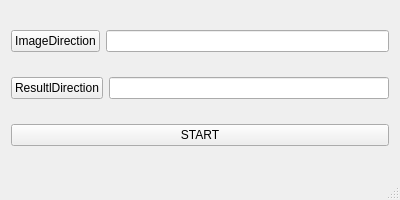
<?xml version="1.0" encoding="UTF-8"?>
<ui version="4.0">
 <class>FeatureMatchingClass</class>
 <widget class="QMainWindow" name="FeatureMatchingClass">
  <property name="geometry">
   <rect>
    <x>0</x>
    <y>0</y>
    <width>400</width>
    <height>200</height>
   </rect>
  </property>
  <property name="minimumSize">
   <size>
    <width>400</width>
    <height>200</height>
   </size>
  </property>
  <property name="maximumSize">
   <size>
    <width>400</width>
    <height>200</height>
   </size>
  </property>
  <property name="windowTitle">
   <string>FeatureMatching</string>
  </property>
  <widget class="QWidget" name="centralWidget">
   <layout class="QHBoxLayout" name="horizontalLayout_4">
    <item>
     <layout class="QVBoxLayout" name="verticalLayout">
      <item>
       <layout class="QHBoxLayout" name="horizontalLayout">
        <item>
         <widget class="QPushButton" name="PUSHBUTTON_IMAGEDIRECTION">
          <property name="text">
           <string>ImageDirection</string>
          </property>
         </widget>
        </item>
        <item>
         <widget class="QLineEdit" name="LINEEDIT_IMAGEDIRECTION"/>
        </item>
       </layout>
      </item>
      <item>
       <layout class="QHBoxLayout" name="horizontalLayout_2">
        <item>
         <widget class="QPushButton" name="PUSHBUTTON_RESULTDIRECTION">
          <property name="text">
           <string>ResultlDirection</string>
          </property>
         </widget>
        </item>
        <item>
         <widget class="QLineEdit" name="LINEEDIT_RESULTDIRECTION"/>
        </item>
       </layout>
      </item>
      <item>
       <layout class="QHBoxLayout" name="horizontalLayout_3" stretch="1">
        <item>
         <widget class="QPushButton" name="PUSHBUTTON_START">
          <property name="text">
           <string>START</string>
          </property>
         </widget>
        </item>
       </layout>
      </item>
     </layout>
    </item>
   </layout>
  </widget>
  <widget class="QMenuBar" name="menuBar">
   <property name="geometry">
    <rect>
     <x>0</x>
     <y>0</y>
     <width>400</width>
     <height>22</height>
    </rect>
   </property>
  </widget>
  <widget class="QStatusBar" name="statusBar"/>
 </widget>
 <layoutdefault spacing="6" margin="11"/>
 <resources>
  <include location="FeatureMatching.qrc"/>
 </resources>
 <connections/>
</ui>
